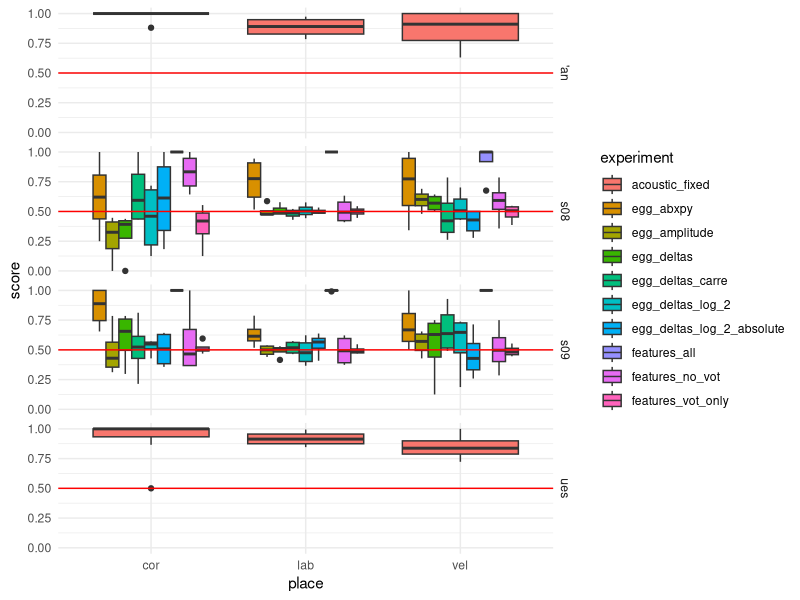
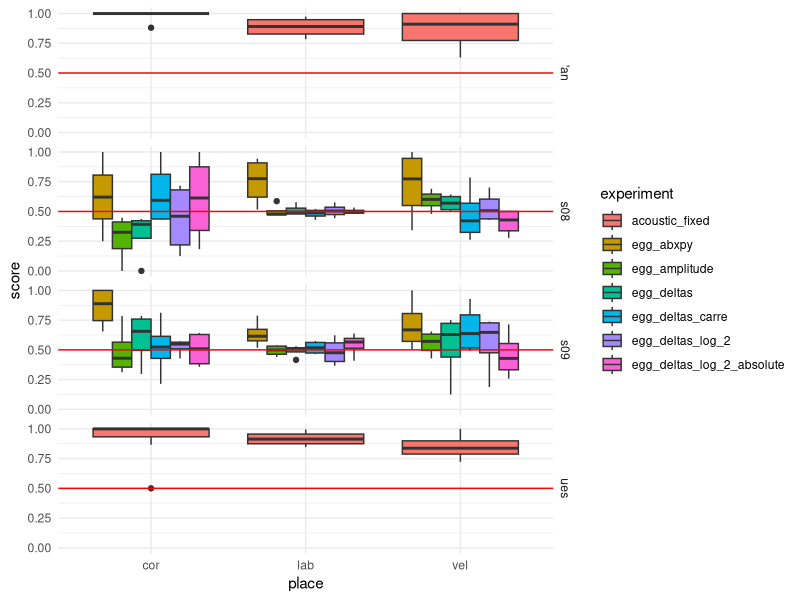
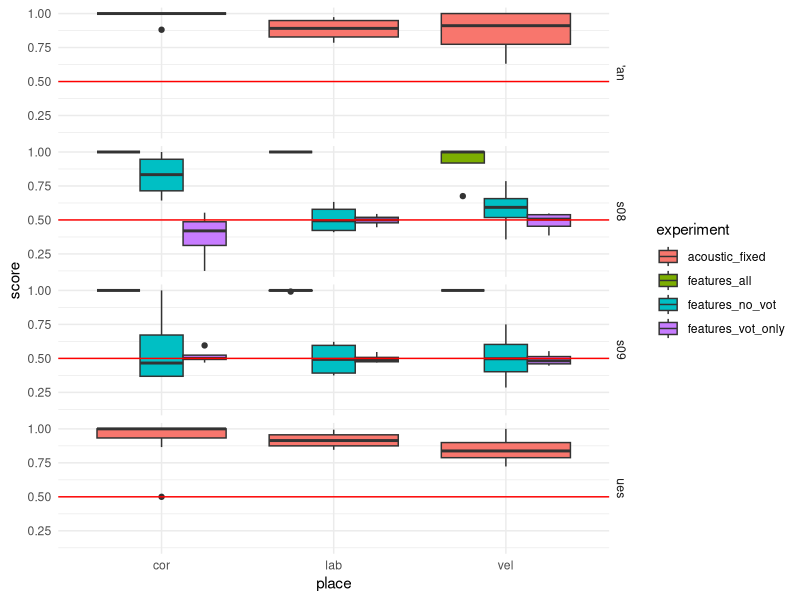
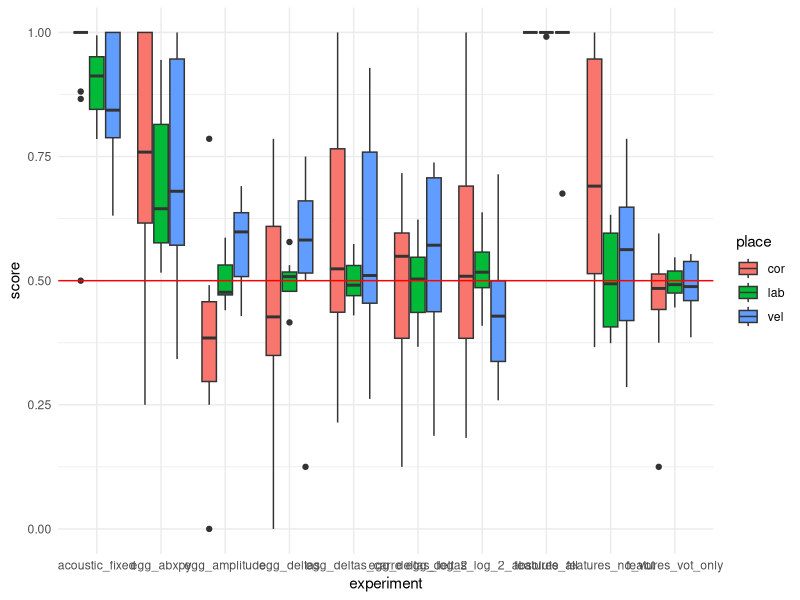
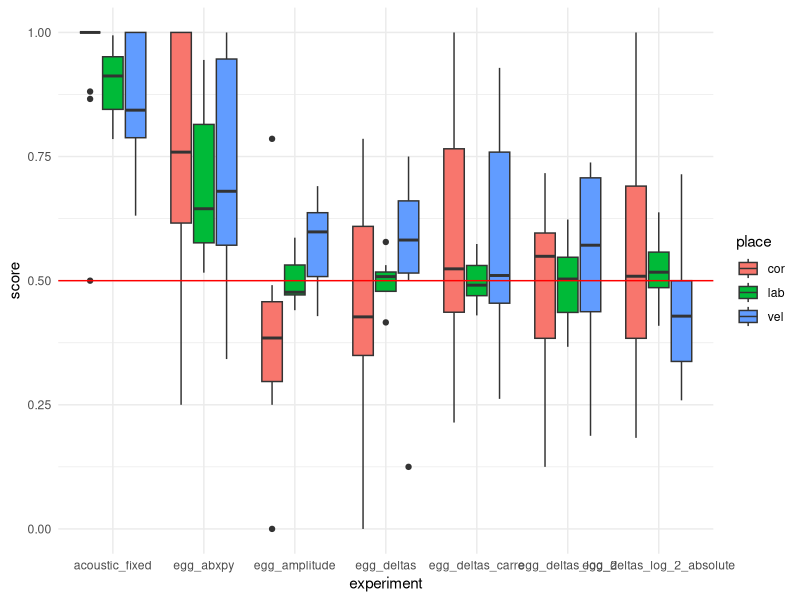

R code for these plots, in order:
## ---- chunk 1
library(ggplot2)
## ---- chunk 2
fixed <- readr::read_delim("../results/results_fixed.csv", "\t")

egg_abxpy <- readr::read_delim("../results/results_egg_abxpy.csv", "\t")
egg_amplitude <- readr::read_delim("../results/results_egg_amplitude.csv", "\t")
egg_deltas <- readr::read_delim("../results/results_deltas.csv", "\t")
egg_deltas_carre <- readr::read_delim("../results/results_deltas_carre.csv", "\t")
egg_deltas_log_2 <- readr::read_delim("../results/results_deltas_log_2.csv", "\t")
egg_deltas_log_2_absolute <- readr::read_delim("../results/results_deltas_log_2_absolute.csv", "\t")

features_all <- readr::read_delim("../results/results_features_all.csv", "\t")
features_no_vot <- readr::read_delim("../results/results_features_no_vot.csv", "\t")
features_vot_only <- readr::read_delim("../results/results_features_vot_only.csv", "\t")

fixed$experiment <- "acoustic_fixed"

egg_abxpy$experiment <- "egg_abxpy"
egg_amplitude$experiment <- "egg_amplitude"
egg_deltas$experiment <- "egg_deltas"
egg_deltas_carre$experiment <- "egg_deltas_carre"
egg_deltas_log_2$experiment <- "egg_deltas_log_2"
egg_deltas_log_2_absolute$experiment <- "egg_deltas_log_2_absolute"

features_all$experiment <- "features_all"
features_no_vot$experiment <- "features_no_vot"
features_vot_only$experiment <- "features_vot_only"

## ---- chunk 3
# Put all results in the same tableau
comparison <- dplyr::bind_rows(egg_abxpy, egg_amplitude, egg_deltas, egg_deltas_carre,
                               egg_deltas_log_2, egg_deltas_log_2_absolute,
                               features_all, features_no_vot, features_vot_only, fixed)

## ---- chunk 4
# Compare all the results
all_results <- comparison

all_results$place <- substr(all_results$by, 3, 5)
all_results$speaker <- stringr::str_sub(all_results$by, -9, -7)
all_results$vowel <- stringr::str_sub(all_results$by, -3, -3)
all_results$question <- grepl("question", all_results$by)
all_results$question <- ifelse(all_results$question=="TRUE", "question", "answer")
all_results$position <- grepl("initial", all_results$by)
all_results$position <- ifelse(all_results$position=="TRUE", "initial", "medial")

all_results$by <- NULL

# Compare some of the results
some_results <- dplyr::bind_rows(egg_abxpy, egg_amplitude,
                               egg_deltas, egg_deltas_carre, egg_deltas_log_2,
                               egg_deltas_log_2_absolute, fixed)
some_results$place <- substr(some_results$by, 3, 5)
some_results$speaker <- stringr::str_sub(some_results$by, -9, -7)
some_results$vowel <- stringr::str_sub(some_results$by, -3, -3)
some_results$question <- grepl("question", some_results$by)
some_results$question <- ifelse(some_results$question=="TRUE", "question", "answer")
some_results$position <- grepl("initial", some_results$by)
some_results$position <- ifelse(some_results$position=="TRUE", "initial", "medial")

some_results$by <- NULL

# Compare results on features
feature_results <- dplyr::bind_rows(features_all, features_no_vot, features_vot_only, fixed)

feature_results$place <- substr(feature_results$by, 3, 5)
feature_results$speaker <- stringr::str_sub(feature_results$by, -9, -7)
feature_results$vowel <- stringr::str_sub(feature_results$by, -3, -3)
feature_results$question <- grepl("question", feature_results$by)
feature_results$question <- ifelse(feature_results$question=="TRUE", "question", "answer")
feature_results$position <- grepl("initial", feature_results$by)
feature_results$position <- ifelse(feature_results$position=="TRUE", "initial", "medial")

feature_results$by <- NULL
## ---- chunk 5
# Plot all results
no_o_results <- subset(all_results, vowel != "o")

ggplot2::ggplot(no_o_results, aes(x = place, y = score, fill = experiment)) + 
  ggplot2::geom_boxplot(position="dodge") +
  ggplot2::facet_grid(speaker ~ .) +
  ggplot2::theme_minimal() + 
  ggplot2::geom_abline(intercept = 0.5, slope = 0, color = "red")

#ggsave("/Users/chloe/all_tests.jpg", width = 10, height = 6)
# Plot some of the results
some_no_o_results <- subset(some_results, vowel != "o")

ggplot2::ggplot(some_no_o_results, aes(x = place, y = score, fill = experiment)) + 
  ggplot2::geom_boxplot(position="dodge") +
  ggplot2::facet_grid(speaker ~ .) +
  ggplot2::theme_minimal() + 
  ggplot2::geom_abline(intercept = 0.5, slope = 0, color = "red")

# Plot the results on the features
feature_no_o_results <- subset(feature_results, vowel != "o")

ggplot2::ggplot(feature_no_o_results, aes(x = place, y = score, fill = experiment)) + 
  ggplot2::geom_boxplot(position="dodge") +
  ggplot2::facet_grid(speaker ~ .) +
  ggplot2::theme_minimal() + 
  ggplot2::geom_abline(intercept = 0.5, slope = 0, color = "red")

# EGG amplitude measures are really bad
# EGG abxpy is better than chance
# features_all is really good, but features are inconsistent when vot is séparé

# Another plot
ggplot2::ggplot(no_o_results, aes(x = experiment, y = score, fill = place)) + 
  ggplot2::geom_boxplot() + 
  ggplot2::theme_minimal() + 
  ggplot2::geom_abline(intercept = 0.5, slope = 0, color = "red")

ggplot2::ggplot(some_no_o_results, aes(x = experiment, y = score, fill = place)) + 
  ggplot2::geom_boxplot() + 
  ggplot2::theme_minimal() + 
  ggplot2::geom_abline(intercept = 0.5, slope = 0, color = "red")

